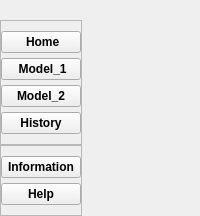
     <widget class="QFrame" name="Menu_container">
      <property name="sizePolicy">
       <sizepolicy hsizetype="Preferred" vsizetype="Preferred">
        <horstretch>0</horstretch>
        <verstretch>0</verstretch>
       </sizepolicy>
      </property>
      <property name="maximumSize">
       <size>
        <width>450</width>
        <height>16777215</height>
       </size>
      </property>
      <property name="focusPolicy">
       <enum>Qt::NoFocus</enum>
      </property>
      <property name="layoutDirection">
       <enum>Qt::LeftToRight</enum>
      </property>
      <property name="frameShape">
       <enum>QFrame::NoFrame</enum>
      </property>
      <property name="frameShadow">
       <enum>QFrame::Plain</enum>
      </property>
      <layout class="QVBoxLayout" name="verticalLayout">
       <property name="spacing">
        <number>0</number>
       </property>
       <property name="sizeConstraint">
        <enum>QLayout::SetMinimumSize</enum>
       </property>
       <property name="leftMargin">
        <number>0</number>
       </property>
       <property name="topMargin">
        <number>0</number>
       </property>
       <property name="rightMargin">
        <number>0</number>
       </property>
       <property name="bottomMargin">
        <number>0</number>
       </property>
       <item alignment="Qt::AlignLeft">
        <widget class="QFrame" name="menu_subcontainer">
         <property name="sizePolicy">
          <sizepolicy hsizetype="Preferred" vsizetype="Preferred">
           <horstretch>0</horstretch>
           <verstretch>0</verstretch>
          </sizepolicy>
         </property>
         <property name="maximumSize">
          <size>
           <width>500</width>
           <height>688</height>
          </size>
         </property>
         <property name="layoutDirection">
          <enum>Qt::LeftToRight</enum>
         </property>
         <layout class="QVBoxLayout" name="verticalLayout_2">
          <property name="spacing">
           <number>0</number>
          </property>
          <property name="leftMargin">
           <number>0</number>
          </property>
          <property name="topMargin">
           <number>0</number>
          </property>
          <property name="rightMargin">
           <number>3</number>
          </property>
          <property name="bottomMargin">
           <number>0</number>
          </property>
          <item alignment="Qt::AlignTop">
           <widget class="QFrame" name="c_b1">
            <property name="frameShape">
             <enum>QFrame::NoFrame</enum>
            </property>
            <property name="frameShadow">
             <enum>QFrame::Raised</enum>
            </property>
            <layout class="QHBoxLayout" name="horizontalLayout">
             <property name="spacing">
              <number>0</number>
             </property>
             <property name="leftMargin">
              <number>0</number>
             </property>
             <property name="topMargin">
              <number>10</number>
             </property>
             <property name="rightMargin">
              <number>0</number>
             </property>
             <property name="bottomMargin">
              <number>10</number>
             </property>
            </layout>
           </widget>
          </item>
          <item alignment="Qt::AlignTop">
           <widget class="QFrame" name="c_b2">
            <property name="frameShape">
             <enum>QFrame::StyledPanel</enum>
            </property>
            <property name="frameShadow">
             <enum>QFrame::Raised</enum>
            </property>
            <layout class="QVBoxLayout" name="verticalLayout_4">
             <property name="spacing">
              <number>5</number>
             </property>
             <property name="leftMargin">
              <number>0</number>
             </property>
             <property name="topMargin">
              <number>10</number>
             </property>
             <property name="rightMargin">
              <number>0</number>
             </property>
             <property name="bottomMargin">
              <number>10</number>
             </property>
             <item>
              <widget class="QPushButton" name="b_home">
               <property name="sizePolicy">
                <sizepolicy hsizetype="Preferred" vsizetype="Preferred">
                 <horstretch>0</horstretch>
                 <verstretch>0</verstretch>
                </sizepolicy>
               </property>
               <property name="maximumSize">
                <size>
                 <width>16777215</width>
                 <height>16777215</height>
                </size>
               </property>
               <property name="font">
                <font>
                 <weight>75</weight>
                 <bold>true</bold>
                </font>
               </property>
               <property name="toolTip">
                <string>Home</string>
               </property>
               <property name="text">
                <string> Home</string>
               </property>
               <property name="icon">
                <iconset resource="recursos.qrc">
                 <normaloff>:/iconos/home.svg</normaloff>:/iconos/home.svg</iconset>
               </property>
               <property name="iconSize">
                <size>
                 <width>26</width>
                 <height>26</height>
                </size>
               </property>
               <property name="shortcut">
                <string/>
               </property>
              </widget>
             </item>
             <item>
              <widget class="QPushButton" name="b_model1">
               <property name="sizePolicy">
                <sizepolicy hsizetype="Preferred" vsizetype="Preferred">
                 <horstretch>0</horstretch>
                 <verstretch>0</verstretch>
                </sizepolicy>
               </property>
               <property name="font">
                <font>
                 <weight>75</weight>
                 <bold>true</bold>
                </font>
               </property>
               <property name="toolTip">
                <string>select model clasification</string>
               </property>
               <property name="text">
                <string> Model_1</string>
               </property>
               <property name="icon">
                <iconset resource="recursos.qrc">
                 <normaloff>:/iconos/minus-square.svg</normaloff>:/iconos/minus-square.svg</iconset>
               </property>
               <property name="iconSize">
                <size>
                 <width>26</width>
                 <height>26</height>
                </size>
               </property>
              </widget>
             </item>
             <item>
              <widget class="QPushButton" name="b_model2">
               <property name="sizePolicy">
                <sizepolicy hsizetype="Preferred" vsizetype="Preferred">
                 <horstretch>0</horstretch>
                 <verstretch>0</verstretch>
                </sizepolicy>
               </property>
               <property name="font">
                <font>
                 <weight>75</weight>
                 <bold>true</bold>
                </font>
               </property>
               <property name="toolTip">
                <string>select model detection</string>
               </property>
               <property name="text">
                <string>Model_2</string>
               </property>
               <property name="icon">
                <iconset resource="recursos.qrc">
                 <normaloff>:/iconos/codepen.svg</normaloff>:/iconos/codepen.svg</iconset>
               </property>
               <property name="iconSize">
                <size>
                 <width>26</width>
                 <height>26</height>
                </size>
               </property>
              </widget>
             </item>
             <item>
              <widget class="QPushButton" name="b_history">
               <property name="font">
                <font>
                 <weight>75</weight>
                 <bold>true</bold>
                </font>
               </property>
               <property name="text">
                <string>History</string>
               </property>
               <property name="icon">
                <iconset resource="recursos.qrc">
                 <normaloff>:/iconos/book.svg</normaloff>:/iconos/book.svg</iconset>
               </property>
               <property name="iconSize">
                <size>
                 <width>26</width>
                 <height>26</height>
                </size>
               </property>
              </widget>
             </item>
            </layout>
           </widget>
          </item>
          <item>
           <spacer name="verticalSpacer">
            <property name="orientation">
             <enum>Qt::Vertical</enum>
            </property>
            <property name="sizeType">
             <enum>QSizePolicy::MinimumExpanding</enum>
            </property>
            <property name="sizeHint" stdset="0">
             <size>
              <width>20</width>
              <height>0</height>
             </size>
            </property>
           </spacer>
          </item>
          <item alignment="Qt::AlignTop">
           <widget class="QFrame" name="c_b3">
            <property name="frameShape">
             <enum>QFrame::StyledPanel</enum>
            </property>
            <property name="frameShadow">
             <enum>QFrame::Raised</enum>
            </property>
            <layout class="QVBoxLayout" name="verticalLayout_5">
             <property name="spacing">
              <number>5</number>
             </property>
             <property name="leftMargin">
              <number>0</number>
             </property>
             <property name="topMargin">
              <number>10</number>
             </property>
             <property name="rightMargin">
              <number>0</number>
             </property>
             <property name="bottomMargin">
              <number>10</number>
             </property>
             <item>
              <widget class="QPushButton" name="b_information">
               <property name="sizePolicy">
                <sizepolicy hsizetype="Preferred" vsizetype="Preferred">
                 <horstretch>0</horstretch>
                 <verstretch>0</verstretch>
                </sizepolicy>
               </property>
               <property name="font">
                <font>
                 <weight>75</weight>
                 <bold>true</bold>
                </font>
               </property>
               <property name="toolTip">
                <string>information GUI</string>
               </property>
               <property name="text">
                <string>Information</string>
               </property>
               <property name="icon">
                <iconset resource="recursos.qrc">
                 <normaloff>:/iconos/info.svg</normaloff>:/iconos/info.svg</iconset>
               </property>
               <property name="iconSize">
                <size>
                 <width>26</width>
                 <height>26</height>
                </size>
               </property>
              </widget>
             </item>
             <item>
              <widget class="QPushButton" name="b_help">
               <property name="sizePolicy">
                <sizepolicy hsizetype="Preferred" vsizetype="Preferred">
                 <horstretch>0</horstretch>
                 <verstretch>0</verstretch>
                </sizepolicy>
               </property>
               <property name="font">
                <font>
                 <weight>75</weight>
                 <bold>true</bold>
                </font>
               </property>
               <property name="toolTip">
                <string>help to use GUI</string>
               </property>
               <property name="text">
                <string>Help</string>
               </property>
               <property name="icon">
                <iconset resource="recursos.qrc">
                 <normaloff>:/iconos/help-circle.svg</normaloff>:/iconos/help-circle.svg</iconset>
               </property>
               <property name="iconSize">
                <size>
                 <width>26</width>
                 <height>26</height>
                </size>
               </property>
              </widget>
             </item>
            </layout>
           </widget>
          </item>
         </layout>
        </widget>
       </item>
      </layout>
     </widget>
